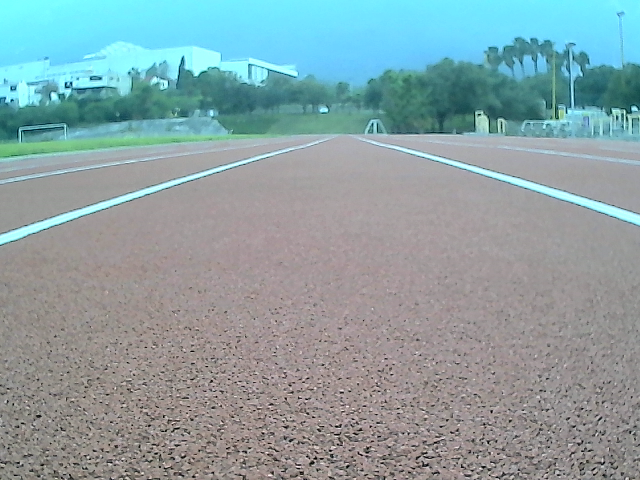
#> input picture dataset2/opencv_frame_0.png, 640 x 480 px, found by its file name
$ python vision5.py
#> lines starting #> are read from the running program, lines starting #| are printed output that depends on the picture; after the words box and inside, x2 and y2 are one past the last pixel; in counts of white or black regions, pixels touching at a corner belong together; long printed decimals are rounded
#Importar Librerias
import numpy as np
import cv2
import matplotlib.pyplot as plt
from sklearn import linear_model
import math
from time import sleep

# [50 lines left out: function Velocidad, not called in this run]

# Select a region of interest
def region_of_interest(img, vertices):
    """
    Applies an image mask.

    Only keeps the region of the image defined by the polygon formed
	by the vertices. The rest of the image pixels is set to zero (black).
    """

    # Defining a blank mask
    mask = np.zeros_like(img)

    # Define a 3 channel or 1 channel color to fill the mask with depending
	# on the input image
    if len(img.shape) > 2:
        channel_count = img.shape[2]  # i.e. 3 or 4 depending on your image
        ignore_mask_color = (255,) * channel_count
    else:
        ignore_mask_color = 255

    # Fill pixels inside the polygon defined by "vertices" with the fill color
    cv2.fillPoly(mask, vertices, ignore_mask_color)

    # Return the image only where mask pixels are nonzero
    masked_image = cv2.bitwise_and(img, mask)
    return masked_image

def pipeline(path_to_images, img_name):

        #1. Leer Imagen
        #img_name = "G0073201.JPG"
#> called with img_name = 'opencv_frame_0.png'
        img_colour = cv2.imread(img_name)
#> img_colour is the input picture: shape (480, 640, 3); mean B, G, R 163.7, 160.6, 138.7

        #2. Verificar que la imagen existe
        if img_colour is None:
            print('ERROR: image ', img_name, 'could not be read')
            exit()

        #2. COnvertir de BGR a RGB, luego de RGB a Gray
        img_colour_rgb = cv2.cvtColor(img_colour, cv2.COLOR_BGR2RGB)
        grey = cv2.cvtColor(img_colour_rgb, cv2.COLOR_RGB2GRAY)
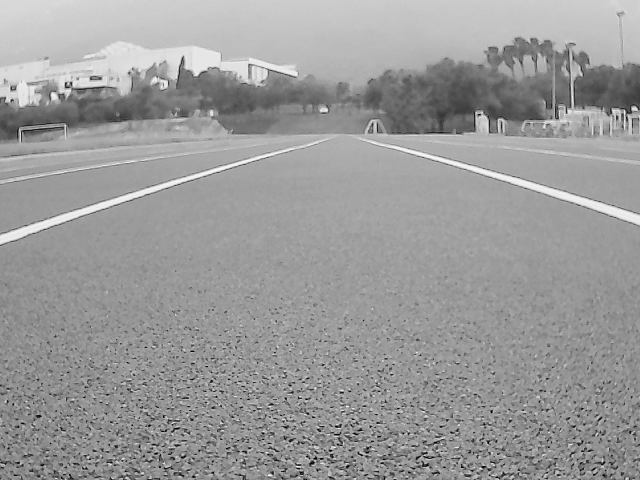
#> grey: shape (480, 640); min 0, max 252, mean 154.4

        #Resize image
        scale_percent = 100
        width = int(grey.shape[1]* scale_percent / 100)
#> width = 640
        height = int(grey.shape[0]* scale_percent / 100)
#> height = 480
        dim = (width, height)
#> dim = (640, 480)
        grey = cv2.resize(grey, dim, interpolation = cv2.INTER_AREA)
        #cv2.imshow("Lane line detection", grey)

        # 3.- Apply Gaussian smoothing
        kernel_size = (17,17)
        blur_grey = cv2.GaussianBlur(grey, kernel_size, sigmaX=0, sigmaY=0)
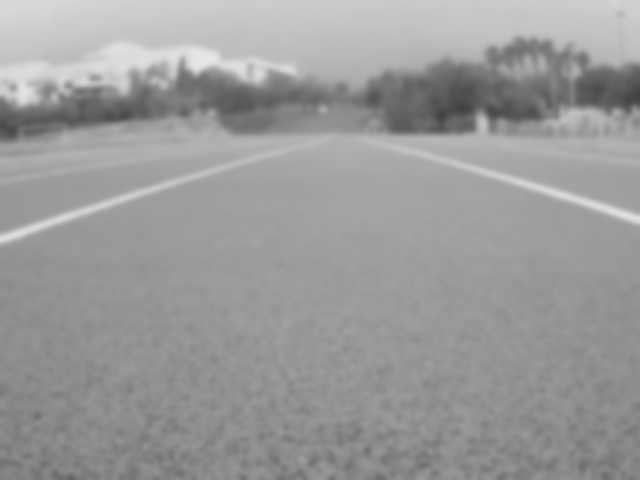
#> blur_grey: shape (480, 640); min 66, max 230, mean 154.4
        #cv2.imshow("Smoothed image", blur_grey)

        # 4.- Apply Canny edge detector
        low_threshold = 70
        high_threshold = 100
        edges = cv2.Canny(blur_grey, low_threshold, high_threshold, apertureSize=3)
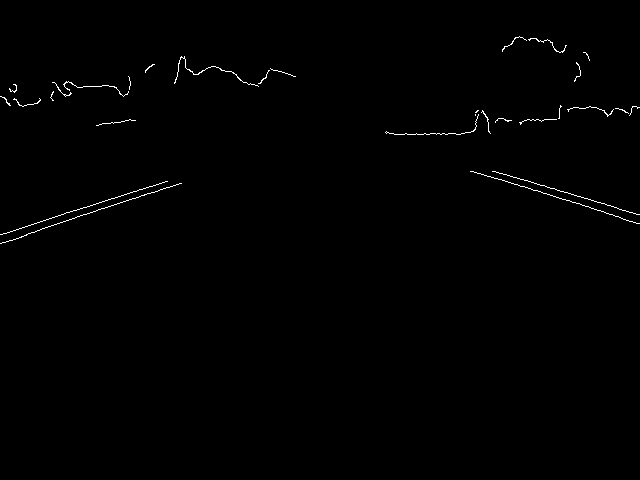
#> edges: shape (480, 640); 0.52% white in thin lines or dots, all inside (x1, y1, x2, y2) = (0, 36, 640, 244)
        cv2.imshow("Canny image", edges)


        # 5.- Define a polygon-shape like region of interest
        img_shape = grey.shape
#> img_shape = (480, 640)

        # RoI (change the below vertices accordingly)
        p1 = (1, 290)
        p2 = (1, 232)
        p3 = (223, 157)
        p4 = (491, 163)
        p5 = (639, 196)
        p6 = (639, 287)

        # Create a vertices array that will be used for the roi
        vertices = np.array([[p1, p2, p3, p4, p5, p6]], dtype=np.int32)

        #6. Get region of interest using the just created polygon.
        # This will be used together with the Hugh

        masked_edges = region_of_interest(edges, vertices)
#> in region_of_interest, `cv2.fillPoly(mask, vertices, ignore_mask_color)`:
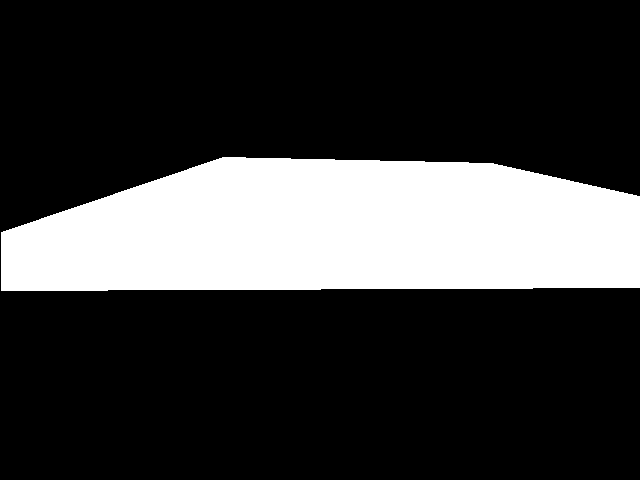
#> mask: shape (480, 640); 23.5% white; 1 white region, box (x1, y1, x2, y2) and area: (1, 157, 640, 291) 72152
#> in region_of_interest, `masked_image = cv2.bitwise_and(img, mask)`:
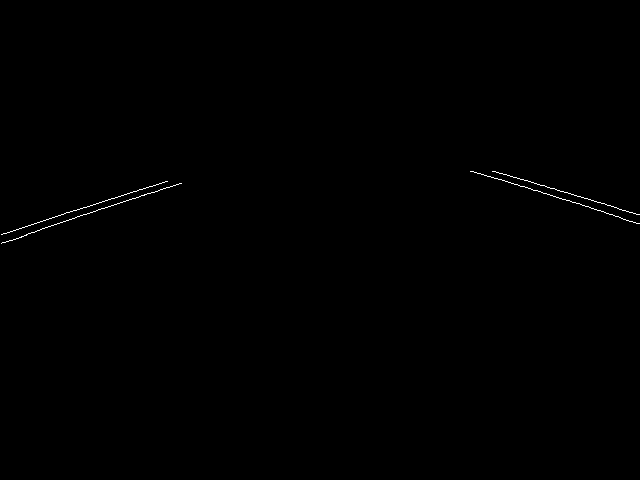
#> masked_image: shape (480, 640); 0.22% white in thin lines or dots, all inside (x1, y1, x2, y2) = (1, 171, 640, 244)
        cv2.imshow("Canny image within Region Of Interest", masked_edges)

        # 7.- Apply Hough transform for lane lines detection
        rho = 0.5                     # distance resolution in pixels of the Hough grid
        theta = np.pi/1000            # angular resolution in radians of the Hough grid
        threshold = 80                # minimum number of votes (intersections in Hough grid cell)
        min_line_len = 2              # minimum number of pixels making up a line
        max_line_gap = 3              # maximum gap in pixels between connectable line segments
        line_image = np.copy(img_colour)*0   # creating a blank to draw lines on
#> line_image: shape (480, 640, 3); every value is 0
        hough_lines = cv2.HoughLinesP(masked_edges,
                                      rho,
					                  theta,
					                  threshold,
					                  np.array([]),
					                  minLineLength=min_line_len,
					                  maxLineGap=max_line_gap)
#> hough_lines = [[21, 236, 180, 183], [1, 234, 165, 181]]

        print("number of lines:{}".format(hough_lines.shape))
#| number of lines:(2, 1, 4)
        # 8.- Initialise a new image to hold the original image with the detected lines
        # Resize img_colour_with_lines
        scale_percent = 100
        width = int(img_colour_rgb.shape[1] * scale_percent / 100)
        height = int(img_colour_rgb.shape[0] * scale_percent / 100)
        dim = (width, height)
        img_colour_rgb = cv2.resize(img_colour_rgb, dim, interpolation = cv2.INTER_AREA)
        img_colour_with_lines = img_colour_rgb.copy()
        img_colour_with_lines= cv2.cvtColor(img_colour_with_lines, cv2.COLOR_RGB2BGR)

        left_lines, left_slope, right_lines, right_slope = list(), list(), list(), list()
        ymin, ymax, xmin, xmax = 0.0, 0.0, 0.0, 0.0
        x_left, y_left, x_right, y_right = list(), list(), list(), list()

        # Slope and standard deviation for left and right lane lines
        left_slope_mean, left_slope_std = -14.65, 3
        right_slope_mean, right_slope_std = 18.45, 3

        # Loop through each detected line
        for line in hough_lines:
            for x1, y1, x2, y2 in line:

                # Compute slope for current line
                slope = (y2-y1) / (x2-x1)
                #print(slope)
                slope_deg = np.rad2deg(np.arctan(slope))
                print(slope)
                print(slope_deg)
                cv2.line(img_colour_with_lines, (x1, y1), (x2, y2), (0,0,255), 2)

                # If slope is positive, the current line belongs to the right lane line
                if (slope_deg >= (right_slope_mean - 1*right_slope_std)) and (slope_deg < (right_slope_mean + 1*right_slope_std)):
                    right_lines.append(line)
                    #cv2.line(img_colour_with_lines, (x1, y1), (x2, y2), (255,0,0), 10)
                    right_slope.append(slope)

                    x_right.append(x1)
                    x_right.append(x2)
                    y_right.append(y1)
                    y_right.append(y2)

                # Otherwise, the current line belongs to the left lane line
                elif (slope_deg >= (left_slope_mean - 1*left_slope_std)) and (slope_deg < (left_slope_mean + 1*left_slope_std)):
                    left_lines.append(line)
                    #cv2.line(img_colour_with_lines, (x1, y1), (x2, y2), (0,0,255), 10)
                    left_slope.append(slope)
                    x_left.append(x1)
                    x_left.append(x2)
                    y_left.append(y1)
                    y_left.append(y2)

                # Outliers lines; i.e., lines that neither belong to left nor right lane lines
                else:
                    pass
#> this loop made 2 passes
#| -0.3333
#| -18.435
#| -0.3232
#| -17.909
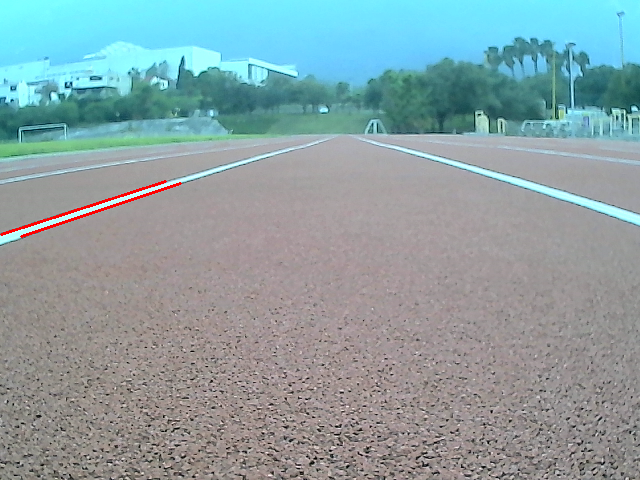
#> img_colour_with_lines: shape (480, 640, 3); 0.31% of pixels changed, all inside (x1, y1, x2, y2) = (0, 180, 182, 238)
#> after the loop, left_lines = []; left_slope = []; right_lines = []; right_slope = []; x_left = []; x_right = []; y_left = []; y_right = []


        cv2.imshow("Canny image with detected lines", img_colour_with_lines)

#> (the run stopped early here; a loop or call above may not have finished)

$ run again, with dataset2/opencv_frame_10.png copied over dataset2/opencv_frame_0.png
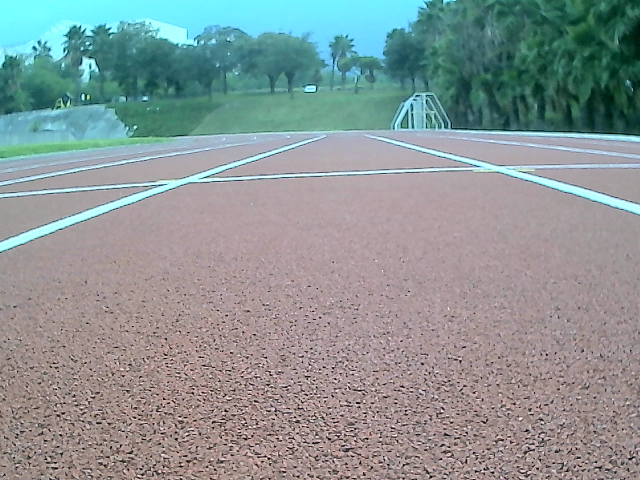
#> input picture dataset2/opencv_frame_10.png, 640 x 480 px, found by its file name
#> in pipeline, img_colour is the input picture: shape (480, 640, 3); mean B, G, R 149.7, 149.4, 138.4
#> in pipeline, `edges = cv2.Canny(blur_grey, low_threshold, high_threshold, apertureSi..`:
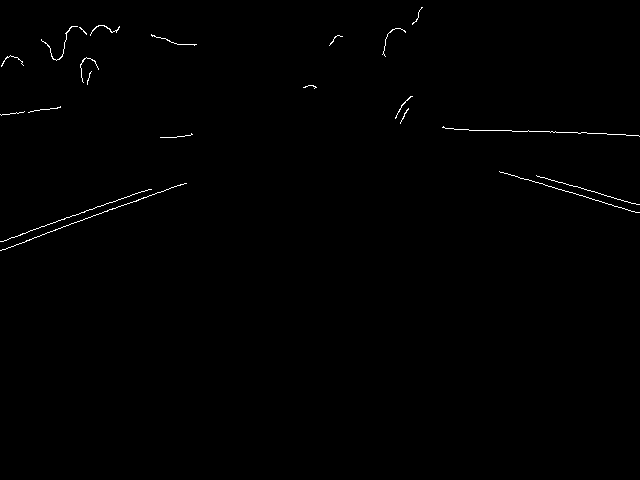
#> edges: shape (480, 640); 0.44% white in thin lines or dots, all inside (x1, y1, x2, y2) = (0, 7, 640, 251)
#> mask: shape (480, 640); 23.5% white; 1 white region, box (x1, y1, x2, y2) and area: (1, 157, 640, 291) 72152
#> masked_image: shape (480, 640); 0.19% white in thin lines or dots, all inside (x1, y1, x2, y2) = (1, 171, 640, 251)
#> line_image: shape (480, 640, 3); every value is 0
#> hough_lines = [[8, 247, 184, 183]]
#| number of lines:(1, 1, 4)
#> the loop in pipeline, `for line in hough_lines:` made 1 pass
#> (printed output is left out)
#> after the loop in pipeline, `for line in hough_lines:`:
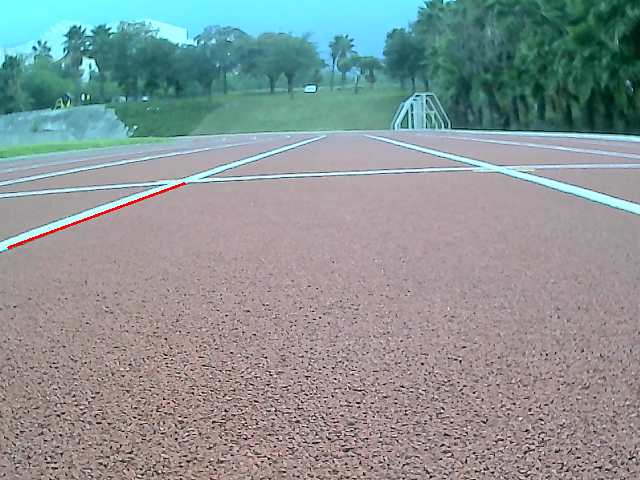
#> img_colour_with_lines: shape (480, 640, 3); 0.16% of pixels changed, all inside (x1, y1, x2, y2) = (7, 182, 186, 249)
#> after the loop in pipeline, `for line in hough_lines:`: left_lines = []

$ run again, with dataset2/opencv_frame_11.png copied over dataset2/opencv_frame_0.png
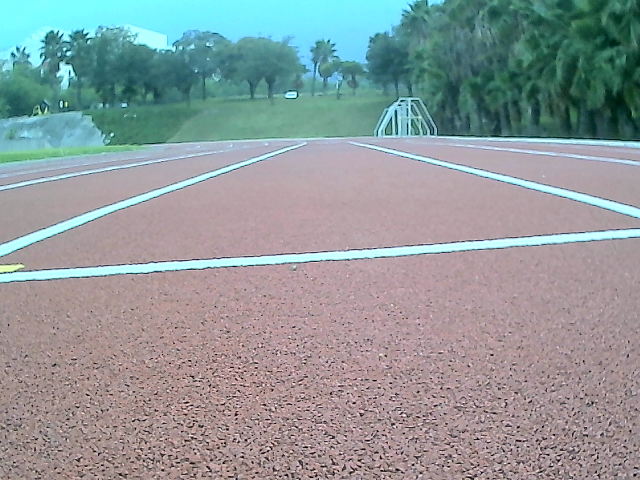
#> input picture dataset2/opencv_frame_11.png, 640 x 480 px, found by its file name
#> in pipeline, img_colour is the input picture: shape (480, 640, 3); mean B, G, R 154.4, 152.9, 143.5
#> in pipeline, `edges = cv2.Canny(blur_grey, low_threshold, high_threshold, apertureSi..`:
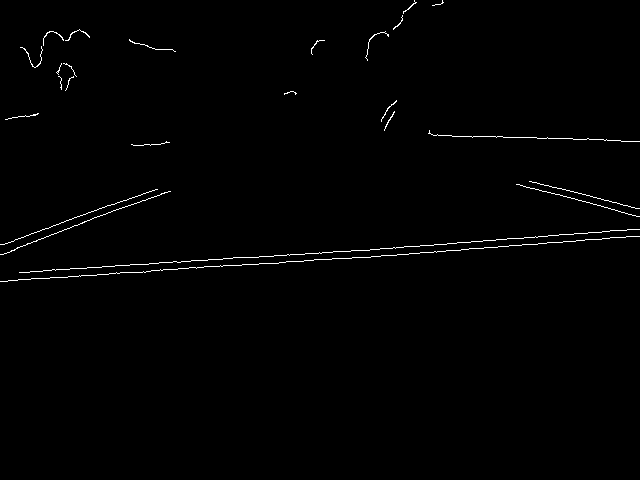
#> edges: shape (480, 640); 0.85% white in thin lines or dots, all inside (x1, y1, x2, y2) = (0, 0, 640, 282)
#> mask: shape (480, 640); 23.5% white; 1 white region, box (x1, y1, x2, y2) and area: (1, 157, 640, 291) 72152
#> masked_image: shape (480, 640); 0.6% white in thin lines or dots, all inside (x1, y1, x2, y2) = (1, 181, 640, 282)
#> line_image: shape (480, 640, 3); every value is 0
#> hough_lines = 15 rows, first 6: [43, 270, 82, 268], [37, 278, 119, 273], [512, 238, 547, 236], [138, 264, 148, 264], [498, 246, 532, 244], [245, 257, 365, 250]
#| number of lines:(15, 1, 4)
#> the loop in pipeline, `for line in hough_lines:` made 15 passes
#> (printed output is left out)
#> after the loop in pipeline, `for line in hough_lines:`:
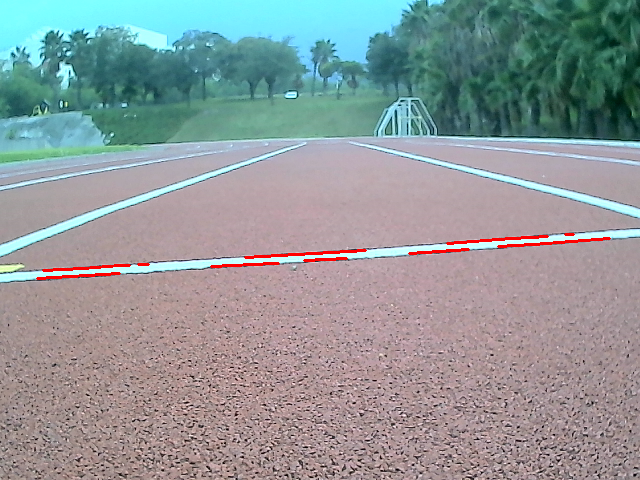
#> img_colour_with_lines: shape (480, 640, 3); 0.68% of pixels changed, all inside (x1, y1, x2, y2) = (36, 233, 611, 280)
#> after the loop in pipeline, `for line in hough_lines:`: left_lines = []
